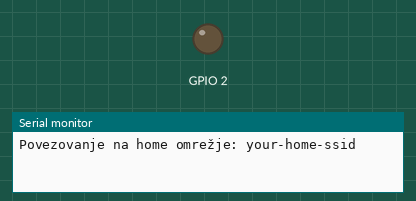
Recording of a program running on a simulated ESP32. Parts: output pins drawn as LEDs (lit = HIGH), the last lines printed to the serial monitor. WiFi joins after 1.5 s; servers stay silent unless stated.

Above: at 0.1 s.
At 2.1 s:
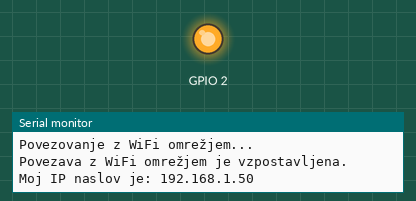
Timing chart, 0 to 3.8 s (numbered marks = the images above):
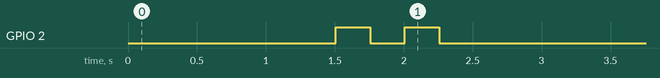

The program:

main.cpp
```cpp
#include <Arduino.h>
#include <WiFi.h>
#include <WebServer.h>

#include <secrets.h>
#include <wifi_log.h>

// EN: WebServer object listening on port 80 (the default HTTP port).
// SL: Objekt WebServer, ki posluša na vratih 80 (privzeta vrata za HTTP).
WebServer server(80);

// EN: HTTP route handler for the root path "/". The server calls this
//     function when a client (e.g. Chrome) requests http://<esp32-ip>/.
//     We respond with a simple HTML greeting and status 200 (OK).
// SL: Funkcija za obravnavo zahteve na korenski poti "/". Strežnik jo
//     pokliče, ko odjemalec (npr. Chrome) zahteva http://<esp32-ip>/.
//     Odgovorimo s preprostim HTML pozdravom in statusom 200 (OK).
void handle_root() {
  server.send(200, "text/html; charset=UTF-8", "Pozdravljen svet iz esp32! - Minnie");
}

void setup() {
  Serial.begin(115200);
  printWifiTarget();
  WiFi.begin(WIFI_SSID, WIFI_PASSWORD);

  while (WiFi.status() != WL_CONNECTED) {
    delay(500);
    Serial.println("Povezovanje z WiFi omrežjem...");
  }

  Serial.println("Povezava z WiFi omrežjem je vzpostavljena.");
  Serial.print("Moj IP naslov je: ");
  Serial.println(WiFi.localIP());

  // EN: register the route — when a client requests "/", call handle_root().
  // SL: registriramo pot — ko odjemalec zahteva "/", se pokliče handle_root().
  server.on("/", handle_root);

  // EN: start the HTTP server — it now listens on port 80 for client requests.
  // SL: zaženemo HTTP strežnik — odslej posluša na vratih 80 in čaka zahteve.
  server.begin();

  pinMode(2, OUTPUT);
  digitalWrite(2, HIGH);
  delay(250);
  digitalWrite(2, LOW);
  delay(250);
  digitalWrite(2, HIGH);
  delay(250);
  digitalWrite(2, LOW);
  delay(250);
}

void loop() {
  // EN: handle pending HTTP requests — must be called frequently so the
  //     server can accept connections and dispatch them to the registered
  //     handlers (e.g. handle_root).
  // SL: obdelamo morebitne čakajoče HTTP zahteve — funkcijo moramo klicati
  //     pogosto, da strežnik sprejme povezave in jih preda registriranim
  //     funkcijam (npr. handle_root).
  server.handleClient();
}

// -----------------------------------------------------------------------------
// EN: Notes / further reading
// SL: Opombe / dodatno branje
// -----------------------------------------------------------------------------

// EN: This is essentially how a router's admin UI works too. With very little
//     code we've built a web server: visit the printed IP in a browser and
//     the ESP32 returns "Pozdravljen svet…" — same mechanism a router uses
//     to serve its settings page. The client (computer/phone) and the ESP32
//     must be on the same WiFi for the IP to be reachable; the printed IP
//     is the server's.
// SL: Tako v bistvu deluje tudi skrbniški vmesnik usmerjevalnika. S kratko
//     kodo smo postavili spletni strežnik: vpiši izpisani IP v brskalnik in
//     ESP32 vrne "Pozdravljen svet…" — enak postopek uporablja usmerjevalnik
//     za prikaz strani z nastavitvami. Odjemalec (računalnik/telefon) in
//     ESP32 morata biti v istem WiFi-ju, da je IP dosegljiv; izpisani IP je
//     strežnikov.

// EN: ESP32 memory. The chip has ~300–500 KB of RAM available for the sketch
//     and 4 MB of flash — enough for a couple of megabytes of static content.
//     If you need more (and don't expect many concurrent clients), add an SD
//     card via a breakout board and storage is effectively unlimited.
// SL: Pomnilnik ESP32. Čip ima ~300–500 KB pomnilnika (RAM) za skico in
//     4 MB flash pomnilnika — dovolj za nekaj megabajtov statične vsebine.
//     Če potrebuješ več (in ne pričakuješ veliko sočasnih odjemalcev),
//     priklopi SD kartico prek prototipne ploščice in pomnilnika je
//     praktično poljubno veliko.

// EN: Energy comparison. A Raspberry Pi makes a more capable home web server
//     at ~5 W of draw — less than a classic incandescent bulb. Compare that
//     to four hob rings on a kitchen stove drawing several kilowatts: one
//     dinner of stovetop power would run a Raspberry Pi for about ten years.
// SL: Primerjava porabe energije. Raspberry Pi je bolj zmogljiv domači
//     spletni strežnik s porabo ~5 W — manj kot klasična žarnica. V
//     primerjavi: štiri obroči kuhalne plošče porabijo nekaj kilovatov; en
//     obrok kuhanja bi torej napajal Raspberry Pi približno deset let.

// EN: Sensors. Just like an SD card, you can attach sensors to the ESP32 —
//     typically two pins for power and two for data. Examples: temperature,
//     distance, humidity sensors, or a photoresistor (LDR) — there's one in
//     our kit.
// SL: Tipala. Podobno kot SD kartico lahko na ESP32 priklopiš tipala —
//     običajno dve nožici za napajanje in dve za podatke. Primeri: tipala
//     temperature, razdalje, vlage ali fotoupornik (LDR) — enega imamo v
//     kompletu.
```
